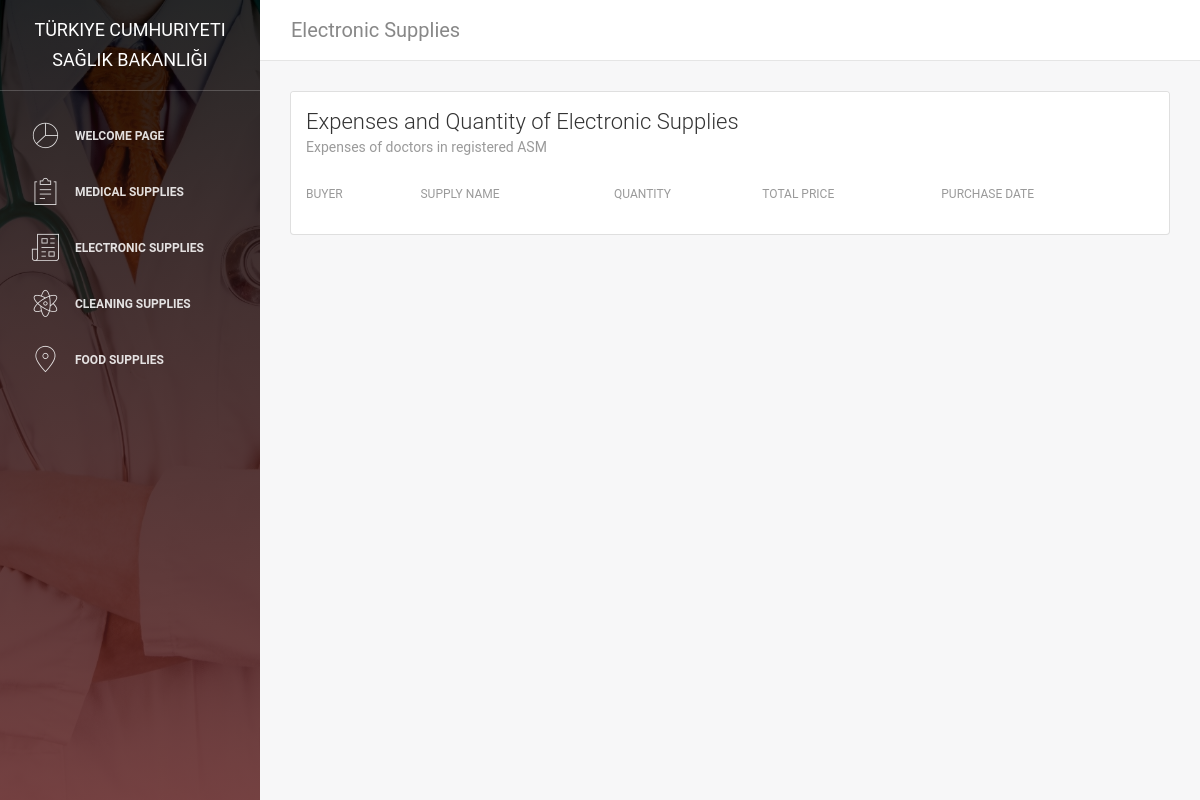
The app's page /electronicSupplies, older data.
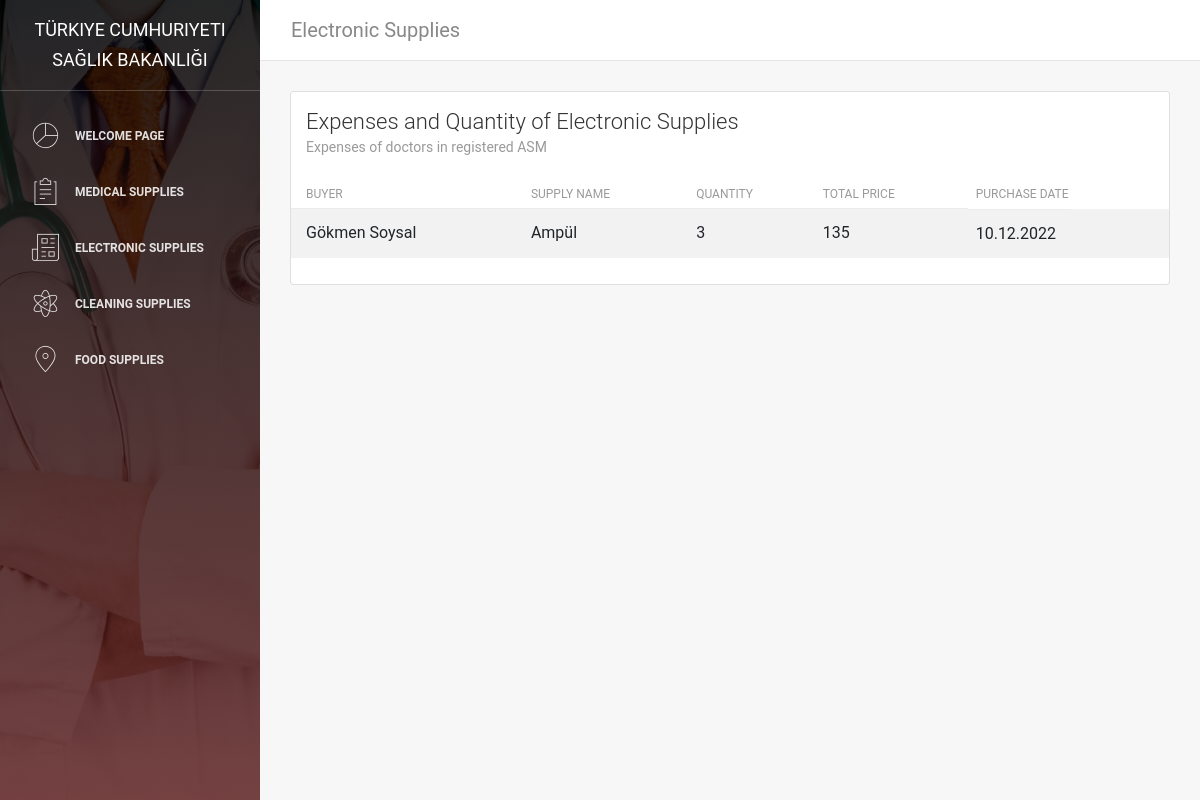
The same page, newer data.
### asm/models.py (models this page shows, shortened)
class ElectronicSupplies(models.Model):
    nameElectronicSupplies = models.CharField(max_length=45)
    priceElectronicSupplies= models.CharField(max_length=45)
    quantityElectronicSupplies = models.IntegerField()
    buyDateElectronicSupplies = models.CharField(max_length=45)
    buyerElectronicSupplies = models.ForeignKey(Users, on_delete=models.CASCADE, null=True)

class Users(models.Model):
    nameUsers = models.CharField(max_length=45)
    surnameUsers = models.CharField(max_length=45)
    passwordUserss = models.CharField(max_length=45)
    phoneNumberUsers = models.CharField(max_length=45)
    emailUsers = models.CharField(max_length=45)
    def __str__(self):
       return f"{self.nameUsers} {self.surnameUsers}"

### asm/views.py (the view)
# urls.py: path("electronicSupplies", views.electronicSupplies, name='electronicSupplies'),
def electronicSupplies(request):
    electronicSupplies = ElectronicSupplies.objects.all()
    context = {
        "electronicSupplies": electronicSupplies
    }
    return render(request, "asm/electronicSupplies.html", context)

### asm/templates/asm/electronicSupplies.html (shortened to what the changed rows need)
 {% load static %}
 <!DOCTYPE html>
 <html lang="en">
 <head>
     <link rel="stylesheet" href="https://maxcdn.bootstrapcdn.com/font-awesome/latest/css/font-awesome.min.css" />
     <link href="{% static 'assets/css/bootstrap.min.css' %}" rel="stylesheet" />
     <link href="{% static 'assets/css/light-bootstrap-dashboard.css' %}" rel="stylesheet" />
     <link href="{% static 'assets/css/demo.css' %}" rel="stylesheet" />
 </head>
 <body>
     <div class="wrapper">
         <div class="main-panel">
            <div class="content">
                <div class="container-fluid">
                    <div class="row">
                        <div class="col-md-12">
                            <div class="card strpied-tabled-with-hover">
                                <div class="card-body table-full-width table-responsive">
                                    <table class="table table-hover table-striped">
                                        <thead>
                                            <th>Buyer</th>
                                            <th>Supply Name</th>
                                            <th>Quantity</th>
                                            <th>Total Price</th>
                                            <th>Purchase Date</th>
                                        </thead>
                                        <tbody>
                                            {% for electronicSupplies in electronicSupplies %}
                                            <tr>
                                                <td> {{electronicSupplies.buyerElectronicSupplies}} </td>
                                                <td> {{electronicSupplies.nameElectronicSupplies}} </td>
                                                <td> {{electronicSupplies.quantityElectronicSupplies}} </td>
                                                <td> {{electronicSupplies.priceElectronicSupplies}} </td>
                                                <td> {{electronicSupplies.buyDateElectronicSupplies}} </td>
                                            </tr>
                                             {% endfor %}
                                        </tbody>
                                    </table>
                                </div>
                            </div>
                        </div>
                    </div>
                </div>
            </div>
        </div>
    </div>
</body>
</html>

Row changes from the older to the newer data that the page shows:
added ElectronicSupplies: buyerElectronicSupplies "Gökmen Soysal", nameElectronicSupplies "Ampül", quantityElectronicSupplies "3", priceElectronicSupplies "135", buyDateElectronicSupplies "10.12.2022"
